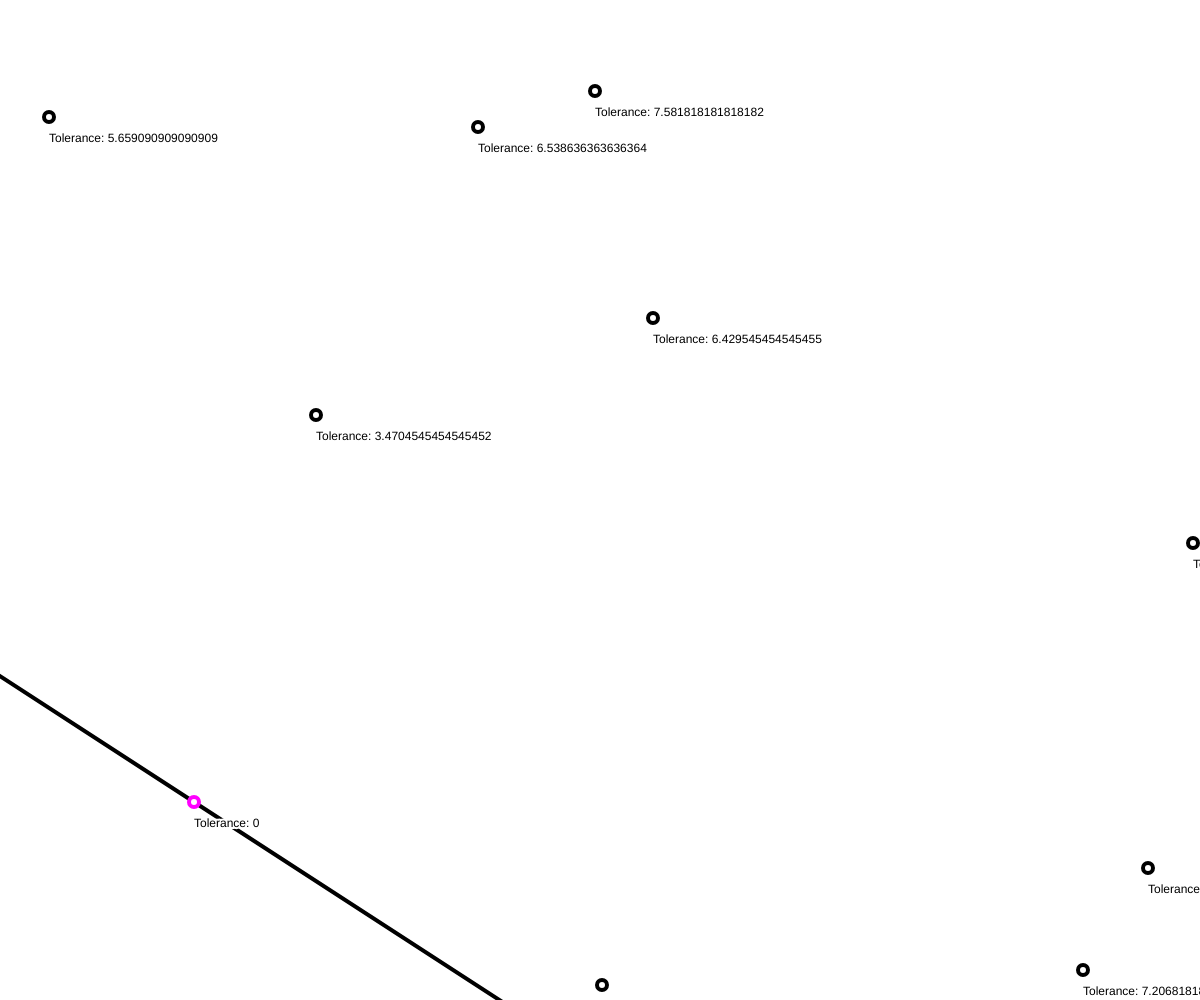
Frame 1 (no input)
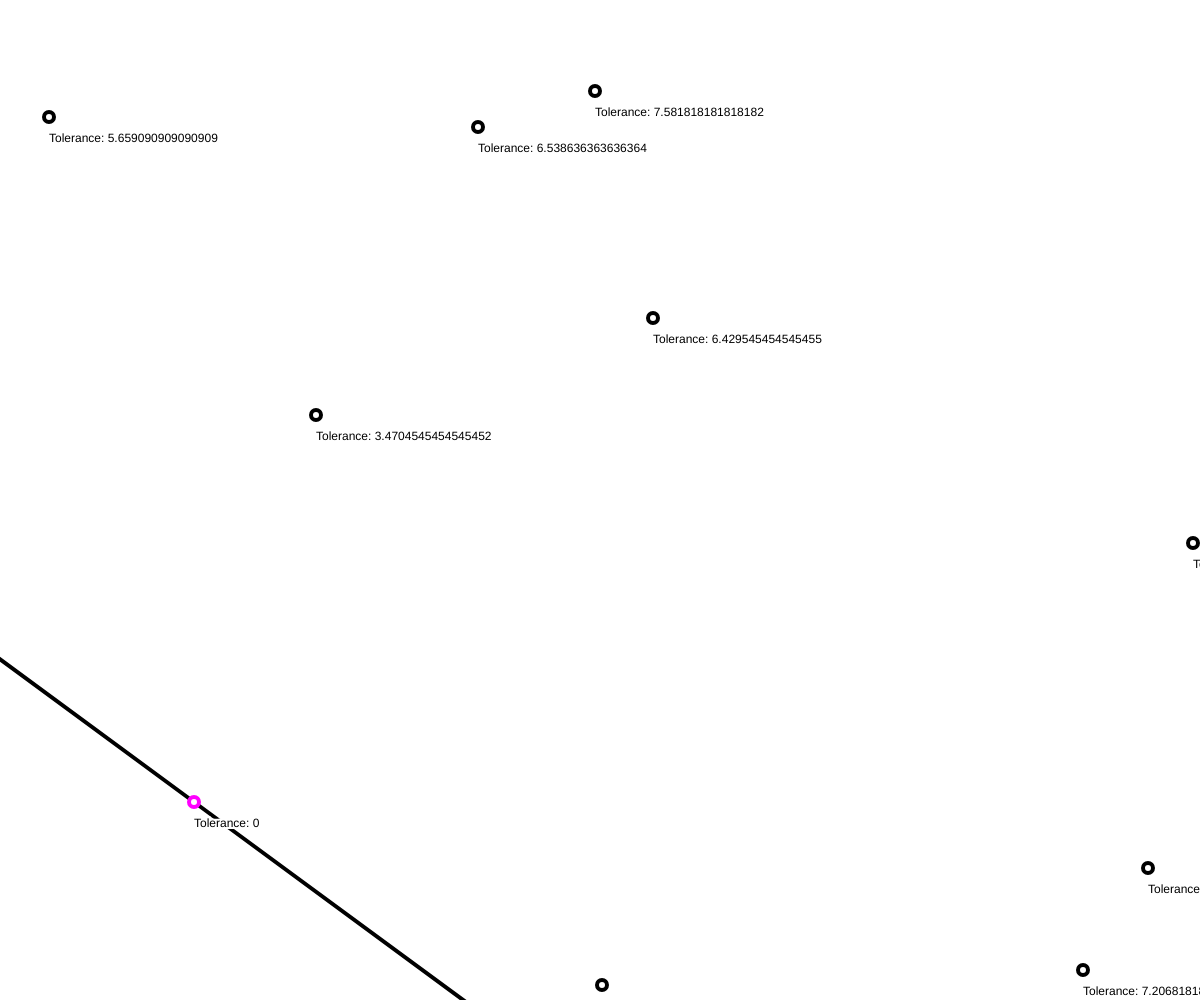
Frame 60 (no input)
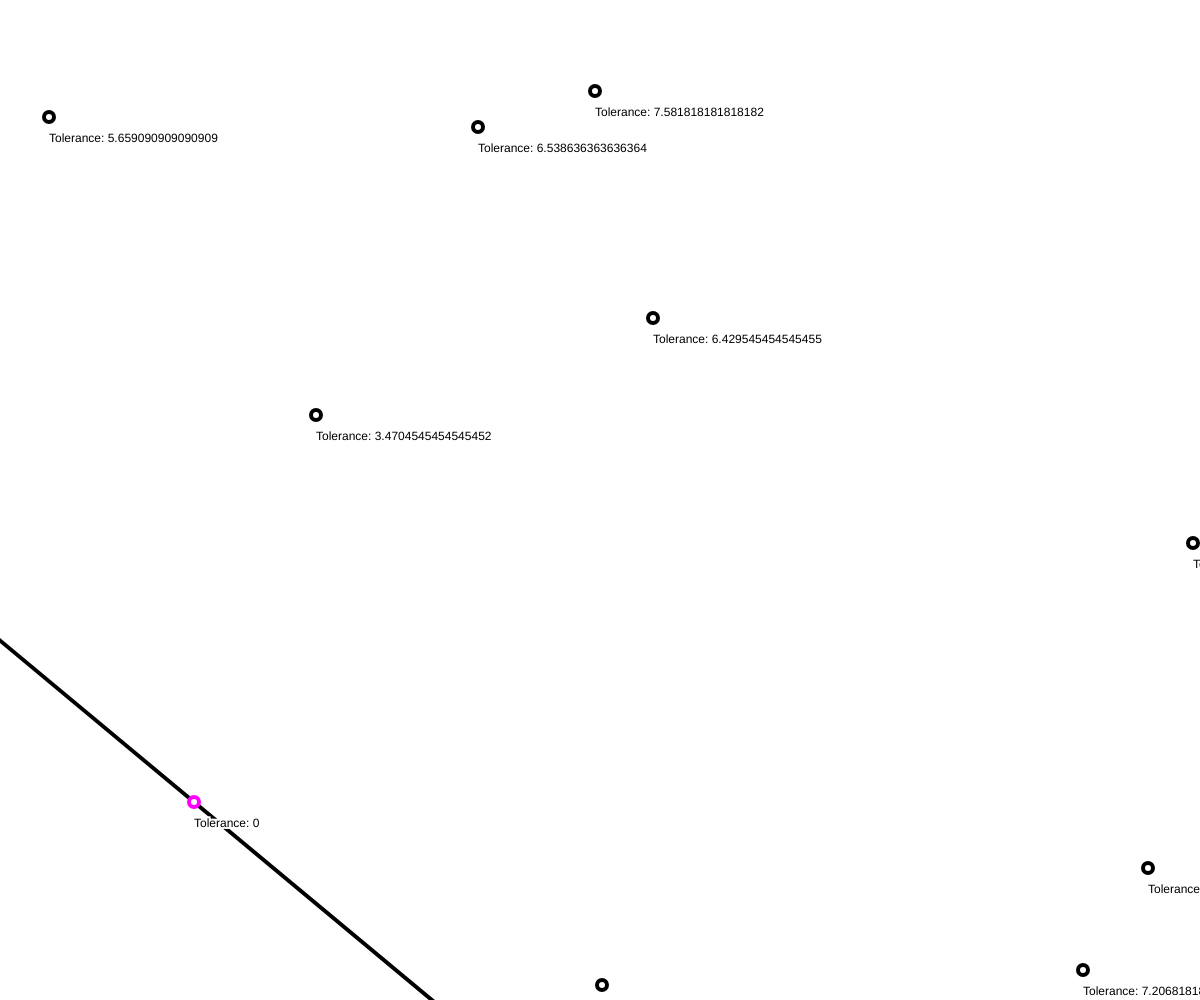
Frame 120 (the mouse pressed at the canvas centre since frame 60)

The p5.js sketch that drew these frames (run headless with seeded random() and noise() and a simulated clock; from frame 60 on, the mouse is pressed at the canvas centre):

// p5.js sketch
// ── sketch.js
let X = 0;
let Y = 0;

let radius = 100000000;
let angle = 10;

let mainPivotX = 300;
let mainPivotY = 300;

let lastPointX = 0;
let lastPointY = 0;

const locations = [];
const intersections = [];

function setup() {
	mainPivotX = windowWidth/2;
	mainPivotY = windowHeight/2;
	createCanvas(windowWidth, windowHeight);
	strokeWeight(4);
	for (let index = 0; index < 10; index++) {
		locations.push({ x: Math.floor(Math.random() * windowWidth), y: Math.floor(Math.random() * windowHeight), tolerance: 0, active: false })		
	}
	mainPivotX = locations[2].x;
	mainPivotY = locations[2].y;
	locations[2].active = true;
}

function draw() {
	clear();
	drawLineOnPivot(mainPivotX, mainPivotY, angle);
	angle = angle + .001;

	locations.forEach(element => {
		if(element.active){
			stroke(color('magenta'));
		}
		else {
			stroke(color('black'));
		}
		ellipse(element.x, element.y, 10);
		stroke(color('white'));
		text('Tolerance: ' + element.tolerance, element.x, element.y + 25);
		stroke(color('black'));
	});

	strokeWeight(2);
	intersections.forEach(coords => {
		stroke(color('blue'));
		line(coords.X1, coords.Y1, coords.X2, coords.Y2);
	});
	stroke(color('black'));
	strokeWeight(4);


}

function drawLineOnPivot(pivotX, pivotY, angle) {
	var x = Math.cos(angle) * radius;
	var y = Math.sin(angle) * radius;

	line(pivotX, pivotY, x, y);
	line(pivotX, pivotY, -1 * x, -1 * y);

	var slope1 = (pivotY - (-1 * y)) / (pivotX - (-1 * x));
	var yintercept1 = pivotY - (slope1 * pivotX);

	var locationSet = false;
	locations.forEach(loc => {
		if (!locationSet) {
			
			//don't hop to previous point
			if (mainPivotX == loc.x
				&& mainPivotY == loc.y) {
				return;
			}

			//collision tolerance should be a function of the distance between current x,y and target x,y
			//The farther away it is, the larger the tolerance needs to be.
			//Max tolerance is 10 pixels
			loc.tolerance = (((Math.abs(pivotX-loc.x) + Math.abs(pivotY-loc.y)) / (windowWidth + windowHeight))*15);
			if(loc.tolerance == 6){
				loc.tolerance = 7;
			}


			//intercept
			if (Math.ceil(slope1 * loc.x + yintercept1) >= loc.y - loc.tolerance
				&& Math.floor(slope1 * loc.x + yintercept1) <= loc.y + loc.tolerance) {
				if(lastPointX == loc.x && lastPointY == loc.y && locations.length > 2){
					return;
				}
				lastPointX = mainPivotX;
				lastPointY = mainPivotY;
				mainPivotX = loc.x;
				mainPivotY = loc.y;
				locationSet = true;
				loc.tolerance = 0;
				loc.active = true;
				intersections.push({X1:pivotX, Y1:pivotY, X2:loc.x, Y2:loc.y});
			}
			else {
				loc.active = false;
			}
		}
	})
}

function mouseClicked() {
	locations.push({ x: mouseX, y: mouseY, tolerance: 0, active: false });
	console.log(mouseX, mouseY);
}
